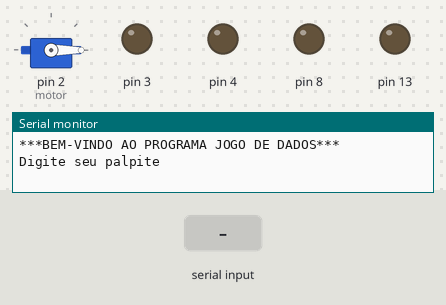
A sketch run on a simulated Arduino Uno, built with avr-gcc and run on an emulated ATmega328P. Parts: servo, output pins drawn as LEDs (lit = HIGH), the last lines printed to the serial monitor. Inputs (shaded band) come from the test bench. Random numbers use the default seed unless the sketch sets one; pins used as bus, display or sensor lines are not drawn.

Above: at 1.9 s.
2.0 s: "90,45\n" received over Serial
At 3.2 s:
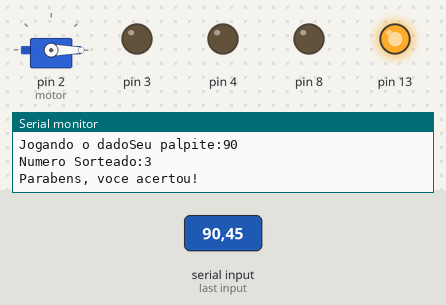
5.0 s: "30,150\n" received over Serial
At 8.2 s:
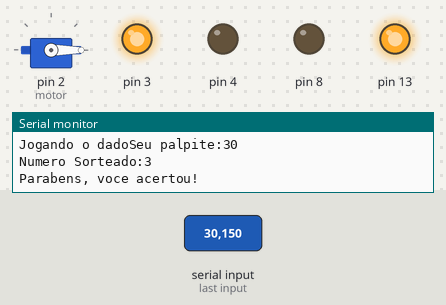
13.0 s: "1\n" received over Serial
At 20.7 s:
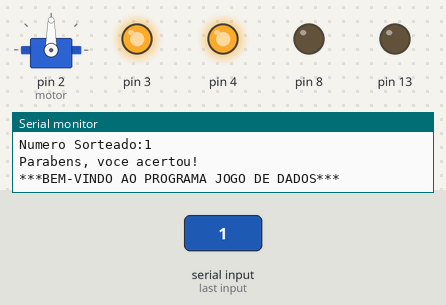
Timing chart, 0 to 22.0 s (numbered marks = the images above; inputs shaded):
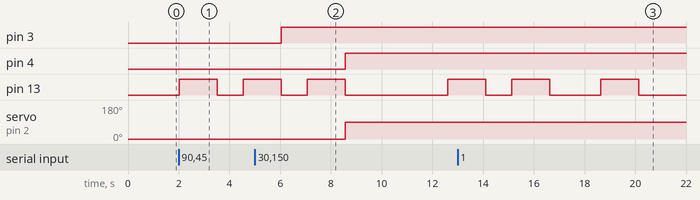

Measured:
- after the input at 2.0 s, pin 13: LOW → HIGH at once, → LOW 1.5 s later, → HIGH 1.0 s later

The sketch:

Desafio_Jogo_de_Dado_com_Ardu_no_1.ino
```cpp
// C++ code
//

void desenhaCabecalho()
{
  Serial.println("***BEM-VINDO AO PROGRAMA JOGO DE DADOS***");
  Serial.println();
  delay(1000);
}

int qtdAcerto = 0;
int leds ;
int ledVerde = 13;
int ledVermelho =8;
int ledAzul1 = 4;
int ledAzul2 = 3;
int ledAzul3 = 2;

#include <Servo.h>
Servo motor;
Servo meuServo;


void setup()
{
  Serial.begin(9600);
  randomSeed(analogRead(0));
  motor.attach(2);
  motor.write(0);


  pinMode(13, OUTPUT);
  pinMode(8, OUTPUT);
  pinMode(4, OUTPUT);
  pinMode(3, OUTPUT);
  pinMode(1, OUTPUT);
}

void loop()
{

  desenhaCabecalho();
  Serial.println("Digite seu palpite");
  while(!Serial.available());
  int palpiteDigitado = Serial.parseInt();

  //jogar dado
  int numeroSorteado = random(1 , 7);

  Serial.print("Jogando o dado");


  //exibir o palpite do usuario
  //exibir numero sorteado

  Serial.println("Seu palpite:" + String(palpiteDigitado));
  Serial.println("Numero Sorteado:" + String(numeroSorteado));


  palpiteDigitado = numeroSorteado;// sempre acerta

  if(palpiteDigitado == numeroSorteado)
  {
    Serial.println("Parabens, voce acertou!");
    digitalWrite(13, HIGH);
    delay(1500);
    digitalWrite(13, LOW);
    qtdAcerto += 1;

  }else{
    Serial.println("Que pena, tente outra vez!");
    digitalWrite(8, HIGH );
    delay(1500);
    digitalWrite(8, LOW);
  }

  //acendendo cada led azul

  if(qtdAcerto == 1 )

  {
    digitalWrite(1, HIGH);

  }else if(qtdAcerto == 2 )

  {
    digitalWrite(3, HIGH);

  } else if(qtdAcerto == 3 )

  {
    digitalWrite(4, HIGH);

    motor.write(90);
    delay(1500);


    Serial.println("Reiniciando programa.....");
    delay(1500);


  }


}//fim do loop
```
